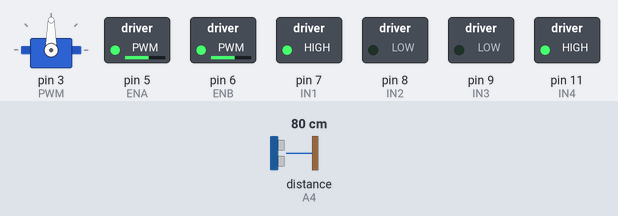
A sketch run on a simulated Arduino Uno, built with avr-gcc and run on an emulated ATmega328P. Shown: servo, switched loads named in the sketch (green lamp = pin HIGH). Wiring (inferred from the names in the program): ultrasonic range finder: trigger A5; echo A4. The inputs (shaded band) are chosen by the test bench; at power-on: distance to the obstacle (sensor on A4) 80 cm. The echo pulse lasts 58.3 µs per cm; the ROS host is connected and sends only what is stated; pins used as bus, display or sensor lines are not drawn.

Above: at 1.2 s.
1.3 s: distance to the obstacle (sensor on A4) set to 17 cm
2.8 s: distance to the obstacle (sensor on A4) set to 14 cm
At 4.1 s:
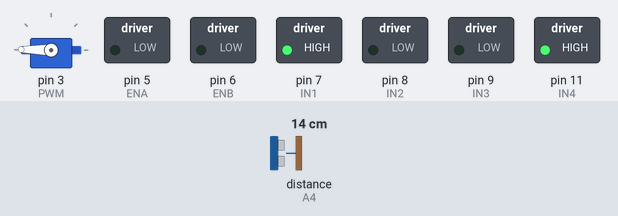
5.3 s: distance to the obstacle (sensor on A4) set to 18 cm
At 7.1 s:
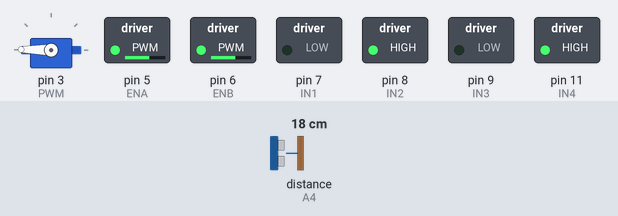
8.3 s: distance to the obstacle (sensor on A4) set to 2 cm
At 8.8 s:
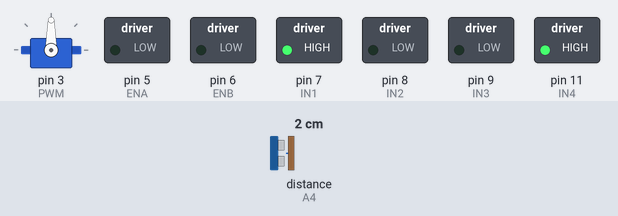
10.8 s: distance to the obstacle (sensor on A4) set to 35 cm
At 12.5 s:
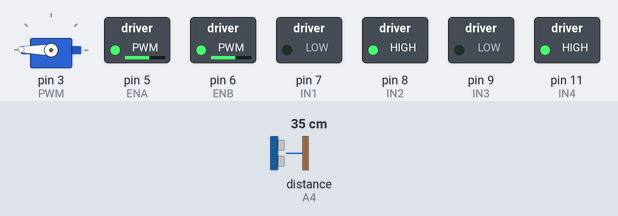
Timing chart, 0 to 14.8 s (numbered marks = the images above; inputs shaded):
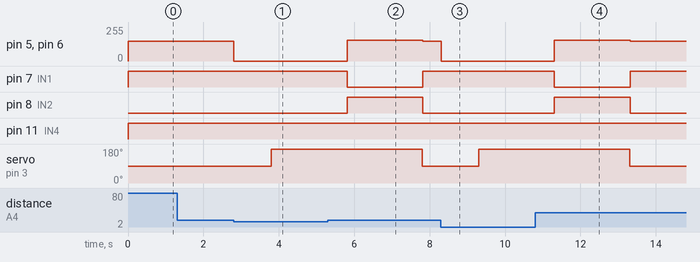

The sketch:

project.ino
```cpp
#include <ros.h>
#include <std_msgs/UInt16.h>
//#include <geometry_msg/Twist.h>

#define ENA 5
#define ENB 6
#define IN1 7
#define IN2 8
#define IN3 9
#define IN4 11
#define SPEEDLIMIT 255
#define PWM 3
#define echo A4
#define trig A5
#define dtime 2000

#include <Servo.h>
Servo servo;

ros::NodeHandle node_handle;

//geometry_msgs::Twist move_msg;
std_msgs::UInt16 int_msg;

ros::Publisher my_publisher("code",&int_msg);
//ros::Subscriber<std_msgs::UInt16> my_subscriber("dist",&subscribeCallback);

void setup()
{
  //Initialize Serial Monitor
  // set all the motor control pins to outputs
  pinMode(ENA,OUTPUT);
  pinMode(ENB,OUTPUT);
  pinMode(IN1,OUTPUT);
  pinMode(IN2,OUTPUT);
  pinMode(IN3,OUTPUT);
  pinMode(IN4,OUTPUT);
  pinMode(trig,OUTPUT);
  pinMode(echo,INPUT);
  servo.attach(PWM);
  node_handle.initNode();
  node_handle.advertise(my_publisher);
  servo.write(90);
}

void servoLeft(){
  servo.write(179);
  delay(5);
}
void servoRight(){
  servo.write(1);
  delay(5);
}
void servoreset(){
  servo.write(90);
  delay(5);
}

double getDistance(){
  digitalWrite(trig,LOW);
  delayMicroseconds(2);
  digitalWrite(trig,HIGH);
  delayMicroseconds(10);
  digitalWrite(trig,LOW);

  double distance = pulseIn(echo,HIGH);
  return (distance*0.0343)/2;
}

void leftsideM(int Speed){
  int sspeed=constrain(Speed,-SPEEDLIMIT,SPEEDLIMIT);
  if(sspeed>0){
    analogWrite(ENA,sspeed);
    analogWrite(ENB,sspeed);

    digitalWrite(IN1,HIGH);
    digitalWrite(IN2,LOW);
  }
  if(sspeed==0){
    analogWrite(ENA,0);
    analogWrite(ENB,0);
  }
  if(sspeed<0){
    analogWrite(ENA,abs(sspeed));
    analogWrite(ENB,abs(sspeed));

    digitalWrite(IN1,LOW);
    digitalWrite(IN2,HIGH);
  }
}
void rightsideM(int Speed){
  int sspeed=constrain(Speed,-SPEEDLIMIT,SPEEDLIMIT);
  if(sspeed>0){
    analogWrite(ENA,sspeed);
    analogWrite(ENB,sspeed);

    digitalWrite(IN3,LOW);
    digitalWrite(IN4,HIGH);
  }
  if(sspeed==0){
    analogWrite(ENA,0);
    analogWrite(ENB,0);
  }
  if(sspeed<0){
    analogWrite(ENA,abs(sspeed));
    analogWrite(ENB,abs(sspeed));

    digitalWrite(IN3,HIGH);
    digitalWrite(IN4,LOW);
  }
}

void chassisMove(int vf, int vr){
  leftsideM(vf+vr);
  rightsideM(vf-vr);
}

//right chassisMove(0,150);
//left chassisMove(0,-155);
//stop chassisMove(0,0);
void loop()
{
  chassisMove(150,0);
  int_msg.data=3;
  my_publisher.publish(&int_msg);

  if(getDistance()<15){
    chassisMove(0,0);
    //object in front, code 0
    int_msg.data=0;
    my_publisher.publish(&int_msg);
    delay(1000);

    servoLeft();
    delay(dtime);
    if(getDistance()<15){
      //object to the left, code 1
      int_msg.data=1;
      my_publisher.publish(&int_msg);

      servoRight();
      delay(dtime);

      if(getDistance()<15){
        //object to the right, code 2
        int_msg.data=2;
        my_publisher.publish(&int_msg);

        chassisMove(0,-155);
        chassisMove(0,-155);
        delay(dtime);
      }
      else{
        chassisMove(0,150);
        delay(dtime);
      }
    }
    else{
      chassisMove(0,-155);
      delay(dtime);
    }
  servoreset();
  }

  node_handle.spinOnce();
}
```

Measured:
- the behaviour switches between 16 and 15 cm on distance to the obstacle (sensor on A4) (found by bisection; images 0 and 1)
- after the input at 1.3 s, every drawn part: stays the same
- after the input at 2.8 s, pin 5 (ENA), pin 6 (ENB): 150/255 → 0/255 at once; servo on pin 3 (PWM): 90° → 179° after 1.0 s
- after the input at 5.3 s, pin 5 (ENA), pin 6 (ENB): 0/255 → 155/255 after 0.51 s instead of 2.5 s; pin 7 (IN1): HIGH → LOW after 0.51 s instead of 2.5 s; pin 8 (IN2): LOW → HIGH after 0.51 s instead of 2.5 s; servo on pin 3 (PWM): 179° → 90° after 2.5 s
- after the input at 8.3 s, pin 5 (ENA), pin 6 (ENB): 150/255 → 0/255 at once; servo on pin 3 (PWM): 90° → 179° after 1.0 s
- after the input at 10.8 s, pin 5 (ENA), pin 6 (ENB): 0/255 → 155/255 after 0.51 s instead of 2.5 s; pin 7 (IN1): HIGH → LOW after 0.51 s instead of 2.5 s; pin 8 (IN2): LOW → HIGH after 0.51 s instead of 2.5 s; servo on pin 3 (PWM): 179° → 90° after 2.5 s
